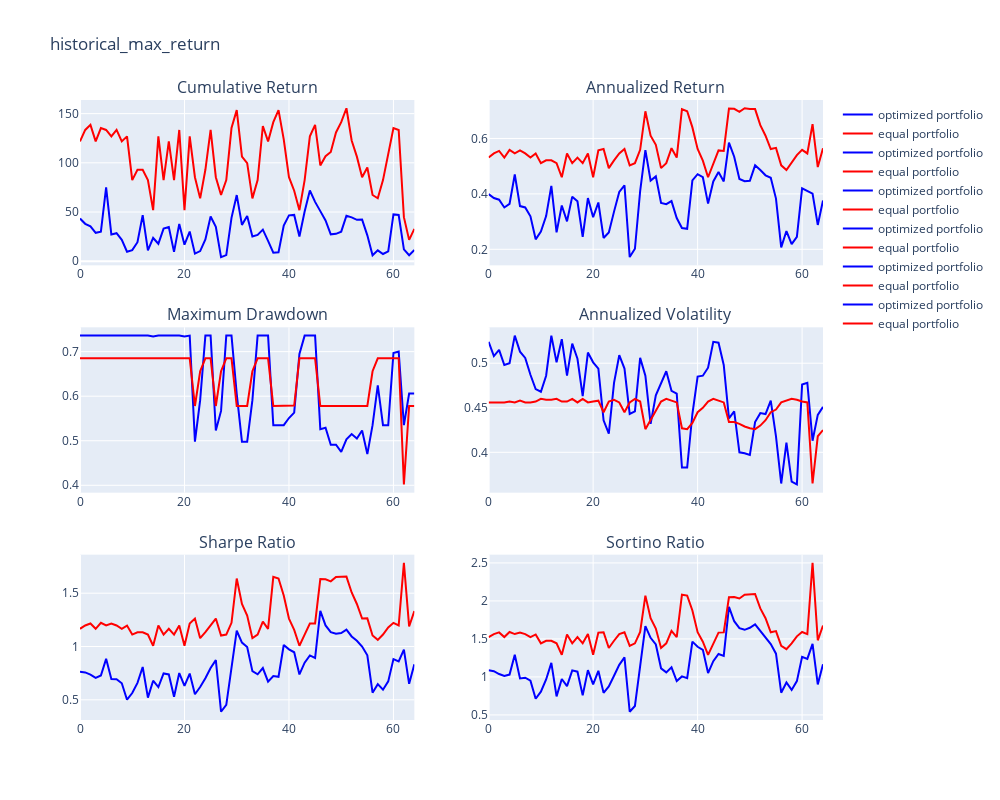

Notebook code cell kept with this figure:
### Markdown cell above
# Historical Plots

### Code cell
import plotly.graph_objects as go
from plotly.subplots import make_subplots

# Define the titles for the subplots
titles = [
    "Cumulative Return",
    "Annualized Return",
    "Maximum Drawdown",
    "Annualized Volatility",
    "Sharpe Ratio",
    "Sortino Ratio"
]

# Create subplots
fig = make_subplots(rows=3, cols=2, subplot_titles=titles, vertical_spacing=0.1)

# Define the colors for equal and optimized portfolios
equal_color = "red"
optimized_color = "blue"

# Loop through the subplots
k = 0
for i in range(1, 4):
    for j in range(1, 3):
        pf = np.array(final_results["historical_historical_max_return"])[:, k, 0]
        eq = np.array(final_results["historical_historical_max_return"])[:, k, 1]
        x = np.arange(pf.shape[0])

        # Add traces to the subplot with the specified colors
        fig.add_trace(go.Scatter(x=x, y=pf, name="optimized portfolio", line=dict(color=optimized_color)), row=i, col=j)
        fig.add_trace(go.Scatter(x=x, y=eq, name="equal portfolio", line=dict(color=equal_color)), row=i, col=j)

        k += 1

# Update subplot layout
fig.update_layout(
    title="historical_max_return",
    showlegend=True,
    height=800,
    width=1000,
)

# Show the plot
fig.show()
